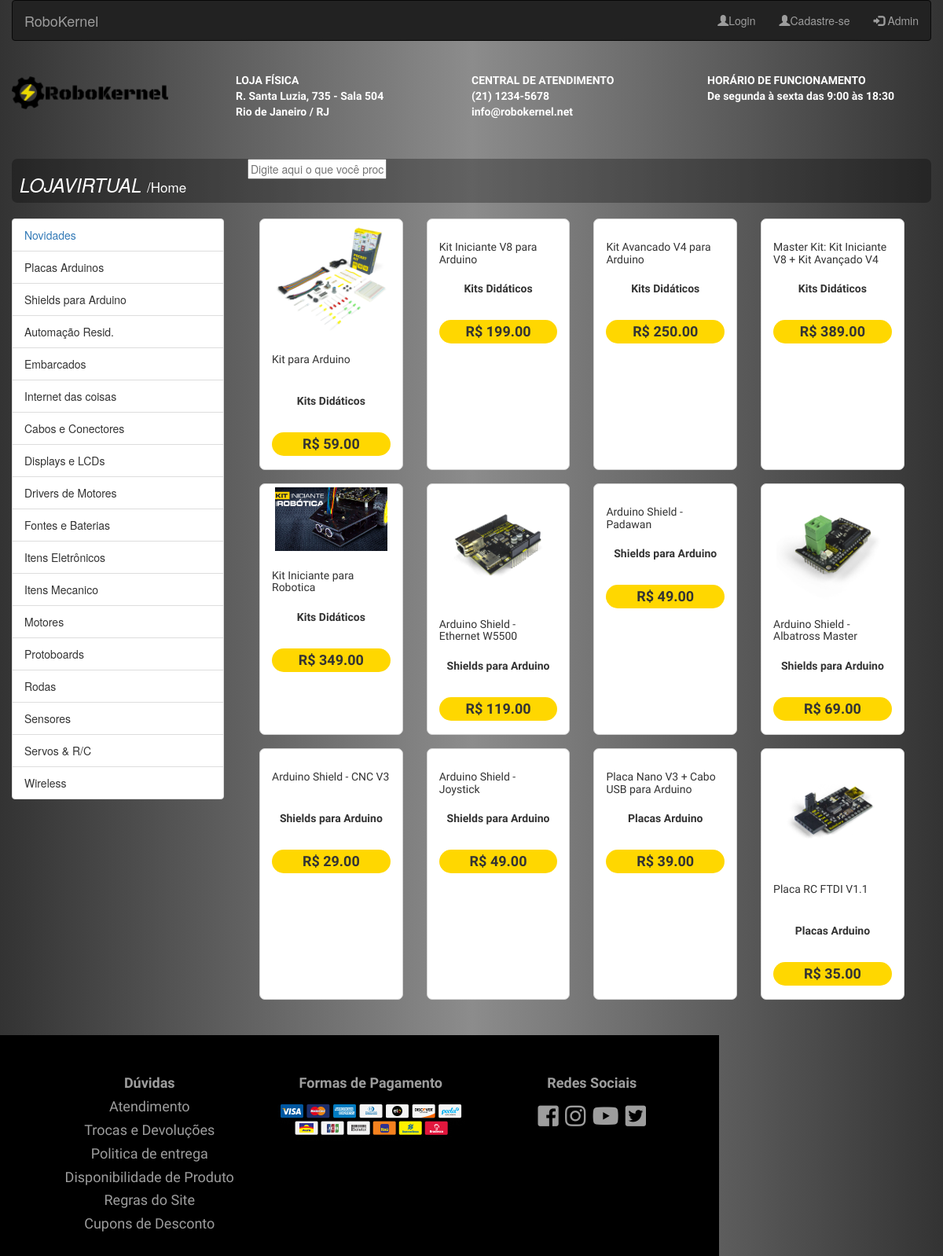
/novidades.php, run on the app's committed database.
### tables this page shows
CREATE TABLE `produto` (
  `codproduto` int(11) NOT NULL, 
  `descricao` varchar(100) NOT NULL,
  `categoria` varchar(30) NOT NULL,
  `preco` float(10,2) NOT NULL,
  `imagem` varchar(100) NOT NULL
);

### novidades.php (the view, shortened to what this page needs)
<?php
include('conexao.php');
$sql = "select * from produto";
$resultado = mysqli_query($conexao,$sql);
include 'header.php';
?>
<div class="container header">
  <div class="row">
    <div class="col-lg-3 logo">
      <img src="./img/logo1.png" alt="">
    </div>
    <div class="col-lg-3 loja-fisica">
      <p>LOJA FÍSICA <br>
      R. Santa Luzia, 735 - Sala 504 <br>
      Rio de Janeiro / RJ</p>
    </div>
    <div class="col-lg-3 cetral-atendimento">
      <p>CENTRAL DE ATENDIMENTO <br>
        (21) 1234-5678 <br>
          info@robokernel.net</p>
    </div>
    <div class="col-lg-3 horario-funcionamento">
      <p>HORÁRIO DE FUNCIONAMENTO <br>
      De segunda à sexta das 9:00 às 18:30</p>
    </div>
  </div>
</div><br>
<div class="container barra-pesquisa" id="search">
  <div class="row">
    <div class="col-sm-3">
    <h3 class="loja"><i>LOJAVIRTUAL</i> <a href="index.php" style="font-size: 17px; text-decoration:none; color:#fff;">/Home</a></h3>
    </div>
    <div class="col-sm-7">
      <input class="input-group" type="input" placeholder="Digite aqui o que você procura...">
    </div>
    <div class="col-sm-2">
    </div>
  </div>
</div>
<br>
<div class="container mt-1">
  <div class="row">
      <div class="col-sm-3" >
        <ul class="list-group">
        <li class="list-group-item"><a href="novidades.php">Novidades</a></li>
          <li class="list-group-item">Placas Arduinos</li>
          <li class="list-group-item">Shields para Arduino</li>
          <li class="list-group-item">Automação Resid.</li>
          <li class="list-group-item">Embarcados</li>
          <li class="list-group-item">Internet das coisas</li>
          <li class="list-group-item">Cabos e Conectores</li>
          <li class="list-group-item">Displays e LCDs</li>
          <li class="list-group-item">Drivers de Motores</li>
          <li class="list-group-item">Fontes e Baterias</li>
          <li class="list-group-item">Itens Eletrônicos</li>
          <li class="list-group-item">Itens Mecanico</li>
          <li class="list-group-item">Motores</li>
          <li class="list-group-item">Protoboards</li>
          <li class="list-group-item">Rodas</li>
          <li class="list-group-item">Sensores</li>
          <li class="list-group-item">Servos & R/C</li>
          <li class="list-group-item">Wireless</li>
        </ul>
      </div>
      <div class="col-sm-9">
       <?php
         $i = 1;
          do {
            ($dados = mysqli_fetch_array($resultado));
		?>
       <div class="col-md-2 container-fluid novidades">
          <div class="thumbnail">
             <a href="produtop.php?codproduto=<?= $dados['codproduto']; ?>">
             <img src="fotos/<?= $dados['imagem']; ?>" alt="" class="img-fluid"></a>
          </div>
          <div class="descricao">
           <h5><?php echo $dados['descricao']; ?></h5>
           <p><?php echo $dados['categoria']; ?></p>
			<h4><?php echo "R$ ";
			echo $dados['preco']; ?>
            </h4>
          </div>
      </div>
     <?php
        $i++;
         } while ($i<13);
     ?>
        </div>
        <div class="container">
          <div class="row">
            <div class="col-lg-4">
              <?php include "footer.php";?>

### css/index.css (style rules this page uses)
h1, h4, h5, p { font-family: Muli; }
body { background-image: url(./../Robokernel/img/fundo.jpg); background-color: #8c8c8c; background-image: linear-gradient(to right,#333 , #8c8c8c, #333); }
.container { padding: 0; }
.logo img { position: relative; top: 25px; width: 200px; }
.loja-fisica, .cetral-atendimento, .horario-funcionamento { margin: 20px auto; padding: 0; color: #fff; }
.barra-pesquisa { width: 100%; background-color: rgba(0, 0, 0, 0.3); border-radius: 7px; }
.barra-pesquisa .loja { color: #fff; margin-left: 10px; }
.header p { font-family: Muli; font-weight: bold; }
.thumbnail { border: none; }
.descricao h5 { height: 40px; text-align: left; }
.descricao p { height: 40px; text-align: center; font-weight: bold; }
.descricao h4 { height: 30px; text-align: center; font-weight: bold; background-color: gold; border-radius: 30px; padding: 5px; }

### css/novidades.css (style rules this page uses)
.novidades { height: 320px; border-radius: 7px; margin: 0 15px; border: 1px solid lightgray; background-color: #fff; width: 21%; margin-bottom: 17px; }

### css/footer.css (style rules this page uses)
html { height: 100%; }
body { display: flex; display: -webkit-flex; flex-direction: column; -webkit-flex-direction: column; height: 100%; }

### data on the page
produto: imagem (picture), descricao "Kit para Arduino", categoria "Kits Didáticos", preco "59.00"
produto: descricao "Kit Iniciante V8 para Arduino", categoria "Kits Didáticos", preco "199.00"
produto: descricao "Kit Avancado V4 para Arduino", categoria "Kits Didáticos", preco "250.00"
produto: descricao "Master Kit: Kit Iniciante V8 + Kit Avançado V4", categoria "Kits Didáticos", preco "389.00"
produto: imagem (picture), descricao "Kit Iniciante para Robotica", categoria "Kits Didáticos", preco "349.00"
produto: imagem (picture), descricao "Arduino Shield - Ethernet W5500", categoria "Shields para Arduino", preco "119.00"
produto: descricao "Arduino Shield - Padawan", categoria "Shields para Arduino", preco "49.00"
produto: imagem (picture), descricao "Arduino Shield - Albatross Master", categoria "Shields para Arduino", preco "69.00"
produto: descricao "Arduino Shield - CNC V3", categoria "Shields para Arduino", preco "29.00"
produto: descricao "Arduino Shield - Joystick", categoria "Shields para Arduino", preco "49.00"
produto: descricao "Placa Nano V3 + Cabo USB para Arduino", categoria "Placas Arduino", preco "39.00"
produto: imagem (picture), descricao "Placa RC FTDI V1.1", categoria "Placas Arduino", preco "35.00"
